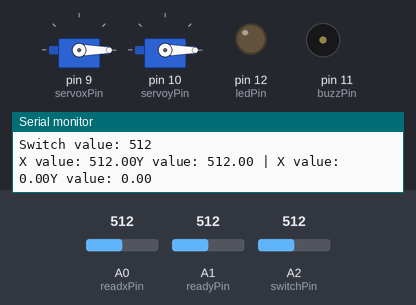
The sketch below on a simulated Arduino Uno, built with avr-gcc and run on an emulated ATmega328P. On the bench: 2 × servo, output pins drawn as LEDs (lit = HIGH), buzzer (waves = sounding, pin HIGH), the last lines printed to the serial monitor. Dashed ring = blinking. The inputs (shaded band) are chosen by the test bench; at power-on: A0 (readxPin) = 512, A2 (switchPin) = 512, A1 (readyPin) = 512.

Above: at 1.2 s.
1.3 s: A0 (readxPin) set to 533
At 2.27 s:
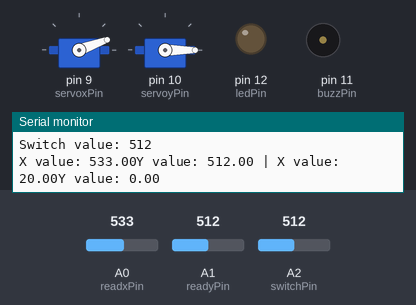
4.3 s: A2 (switchPin) set to 0
At 5.1 s:
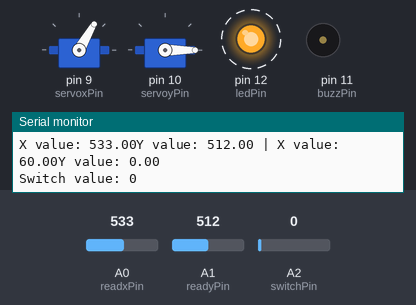
7.3 s: A1 (readyPin) set to 494
At 10.2 s:
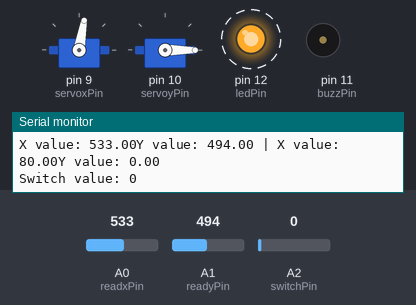
10.3 s: A2 (switchPin) set to 122
At 11.04 s:
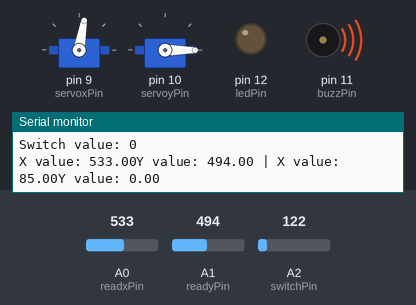
13.3 s: A1 (readyPin) set to 511
At 13.54 s:
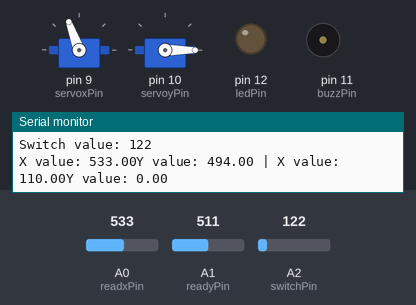
16.3 s: A1 (readyPin) set to 306
Timing chart, 0 to 20.3 s (numbered marks = the images above; inputs shaded):
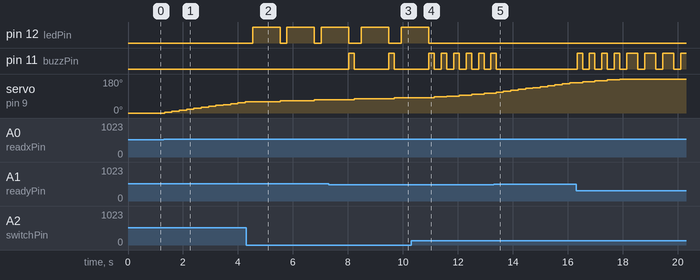

Measured:
- the behaviour switches between 520 and 521 on A0 (readxPin) (found by bisection; images 0 and 1)
- the behaviour switches between 510 and 509 on A1 (readyPin) (found by bisection; images 2 and 3)
- after the input at 1.3 s, servo on pin 9 (servoxPin): moves from 0° to 60° over 2.9 s, starting at once
- after the input at 4.3 s, pin 12 (ledPin): alternates HIGH for 1.0 s and LOW for 0.25 s, starting after 0.23 s
- after the input at 7.3 s, pin 11 (buzzPin): alternates HIGH for 0.20 s and LOW for 1.3 s, starting after 0.74 s
- after the input at 10.3 s, pin 12 (ledPin): goes on until 10.9 s, then stays LOW; pin 11 (buzzPin): alternates HIGH for 0.20 s and LOW for 0.25 s, starting after 1.1 s
- after the input at 13.3 s, pin 11 (buzzPin): goes on until 13.4 s, then stays LOW

The sketch:

moving-servos-with-joystick.ino
```cpp
#include <Servo.h>

int servoxPin = 9;
int servoyPin = 10;
int buzzPin = 11;
int ledPin = 12;
int readxPin = A0;
int readyPin = A1;
int switchPin = A2;
float servoxVal = 0;
float servoyVal = 0;
int dv = 250;

Servo xServo;
Servo yServo;

void setup() {
  // put your setup code here, to run once:
  Serial.begin(9600);
  pinMode(buzzPin, OUTPUT);
  pinMode(ledPin, OUTPUT);
  pinMode(readxPin, INPUT);
  pinMode(readyPin, INPUT);
  pinMode(switchPin, INPUT);
  xServo.attach(servoxPin);
  yServo.attach(servoyPin);
  xServo.write(0);
  yServo.write(0);
}

void loop() {
  // put your main code here, to run repeatedly:
  int switchReadVal = analogRead(switchPin);
  Serial.print("Switch value: ");
  Serial.println(switchReadVal);
  if (switchReadVal == 0) {
    flash();
  }

  float tempServoxVal = analogRead(readxPin);
  float tempServoyVal = analogRead(readyPin);
  Serial.print("X value: ");
  Serial.print(tempServoxVal);
  Serial.print("Y value: ");
  Serial.print(tempServoyVal);
  if (tempServoxVal < 510) {
    if (servoxVal <= 0) {
      buzz();
      servoxVal = 0;
    } else {
      servoxVal = servoxVal - 5;
    }
  } else if (tempServoxVal > 520) {
    if (servoxVal >= 180) {
      buzz();
      servoxVal = 180;
    } else {
      servoxVal = servoxVal + 5;
    }
  }

  if (tempServoyVal < 510) {
    if (servoyVal <= 0) {
      buzz();
      servoyVal = 0;
    } else {
      servoyVal = servoyVal - 5;
    }
  } else if (tempServoyVal > 520) {
    if (servoyVal >= 180) {
      buzz();
      servoyVal = 180;
    } else {
      servoyVal = servoyVal + 5;
    }
  }

  xServo.write(servoxVal);
  yServo.write(servoyVal);
  Serial.print(" | ");
  Serial.print("X value: ");
  Serial.print(servoxVal);
  Serial.print("Y value: ");
  Serial.println(servoyVal);
  delay(dv);
}

void buzz() {
  digitalWrite(buzzPin, HIGH);
  delay(200);
  digitalWrite(buzzPin, LOW);
}

void flash() {
  digitalWrite(ledPin, HIGH);
  delay(1000);
  digitalWrite(ledPin, LOW);
}
```
